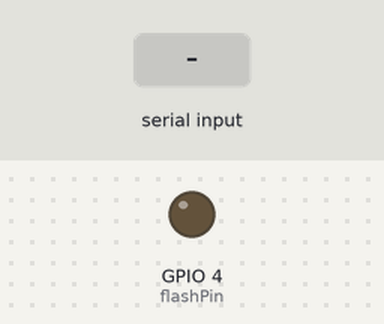
Bench run of a sketch on a simulated ESP32. Shown: output pins drawn as LEDs (lit = HIGH). The test bench sets the inputs (shaded band). The camera gives no picture; what the sketch prints to the serial monitor is not drawn.

Above: at 1.5 s.
1.6 s: "P" received over the second serial link
At 1.75 s:
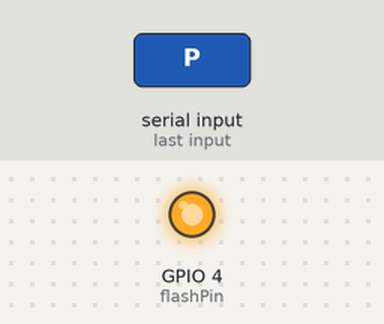
3.4 s: "?" received over the second serial link
Timing chart, 0 to 6.4 s (numbered marks = the images above; inputs shaded):
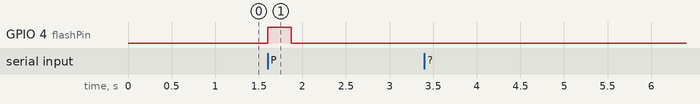

The sketch:

BinGoCamera.ino
```cpp
#include <Arduino.h>
#include <esp_camera.h>
#include <esp_rom_crc.h>

constexpr int flashPin = 4;
bool cameraReady = false;

void initCamera() {
  camera_config_t config = {};
  config.pin_pwdn = 32;
  config.pin_reset = -1;
  config.pin_xclk = 0;
  config.pin_sccb_sda = 26;
  config.pin_sccb_scl = 27;
  config.pin_d0 = 5;
  config.pin_d1 = 18;
  config.pin_d2 = 19;
  config.pin_d3 = 21;
  config.pin_d4 = 36;
  config.pin_d5 = 39;
  config.pin_d6 = 34;
  config.pin_d7 = 35;
  config.pin_vsync = 25;
  config.pin_href = 23;
  config.pin_pclk = 22;
  config.xclk_freq_hz = 20000000;
  config.pixel_format = PIXFORMAT_JPEG;
  config.frame_size = FRAMESIZE_VGA;
  config.jpeg_quality = 16;
  config.fb_count = 1;
  config.fb_location = psramFound() ? CAMERA_FB_IN_PSRAM : CAMERA_FB_IN_DRAM;
  const esp_err_t result = esp_camera_init(&config);
  cameraReady = result == ESP_OK;
  Serial.printf("Camera init: %s\n", esp_err_to_name(result));
}

void sendPhoto() {
  camera_fb_t *frame = nullptr;
  if (cameraReady) {
    digitalWrite(flashPin, HIGH);
    delay(150);

    // Drop the frame that may have been queued before the flash turned on.
    camera_fb_t *queuedFrame = esp_camera_fb_get();
    if (queuedFrame) {
      esp_camera_fb_return(queuedFrame);
      frame = esp_camera_fb_get();
    }
    digitalWrite(flashPin, LOW);
  }
  if (!frame || frame->len < 4 || frame->len > 48 * 1024) {
    Serial1.println("ERR");
  } else {
    const auto crc = esp_rom_crc32_le(0, frame->buf, frame->len);
    Serial1.printf("JPEG %u %08lx\n", static_cast<unsigned>(frame->len),
                   static_cast<unsigned long>(crc));
    Serial1.write(frame->buf, frame->len);
    Serial1.flush();
  }
  if (frame) esp_camera_fb_return(frame);
}

#if __has_include("OtaSecrets.h")
#include <ArduinoOTA.h>
#include <WiFi.h>
#include "OtaSecrets.h"

constexpr char otaHostname[] = "bingo-camera";
bool otaReady = false;
#endif

void setup() {
  Serial.begin(115200);
  pinMode(flashPin, OUTPUT);
  digitalWrite(flashPin, LOW);
  Serial1.begin(115200, SERIAL_8N1, 14, 13);
  Serial.println("Camera UART ready");
  initCamera();
#if __has_include("OtaSecrets.h")
  if (wifiSsid[0] && otaPassword[0]) {
    WiFi.mode(WIFI_STA);
    WiFi.setAutoReconnect(true);
    WiFi.begin(wifiSsid, wifiPassword);
    Serial.println("Connecting to Wi-Fi for OTA");
  } else {
    Serial.println("Set Wi-Fi SSID and OTA password in OtaSecrets.h");
  }
#else
  Serial.println("Wi-Fi disabled: OtaSecrets.h missing");
#endif
}

void loop() {
#if __has_include("OtaSecrets.h")
  if (wifiSsid[0] && otaPassword[0] && WiFi.status() == WL_CONNECTED) {
    if (!otaReady) {
      ArduinoOTA.setHostname(otaHostname);
      ArduinoOTA.setPassword(otaPassword);
      ArduinoOTA.onStart([]() { Serial.println("OTA started"); });
      ArduinoOTA.onEnd([]() { Serial.println("OTA complete"); });
      ArduinoOTA.onError([](ota_error_t error) {
        if (error == OTA_BEGIN_ERROR) {
          Serial.println("OTA error: could not initialize update; check running partition scheme");
        } else if (error == OTA_CONNECT_ERROR) {
          Serial.println("OTA error: could not connect back to uploader over TCP");
        } else {
          Serial.printf("OTA error: %u\n", static_cast<unsigned>(error));
        }
      });
      ArduinoOTA.begin();
      otaReady = true;
      Serial.printf("OTA READY %s at ", otaHostname);
      Serial.println(WiFi.localIP());
    }
    ArduinoOTA.handle();
  }
#endif
  const int command = Serial1.read();
  if (command == '?') {
    Serial1.write('C');
    Serial.println("Ping received");
  } else if (command == 'P') {
    sendPhoto();
  }
}
```

Measured:
- after the input at 1.6 s, GPIO 4 (flashPin): LOW → HIGH at once, → LOW 0.27 s later
- after the input at 3.4 s, every drawn part: stays the same
